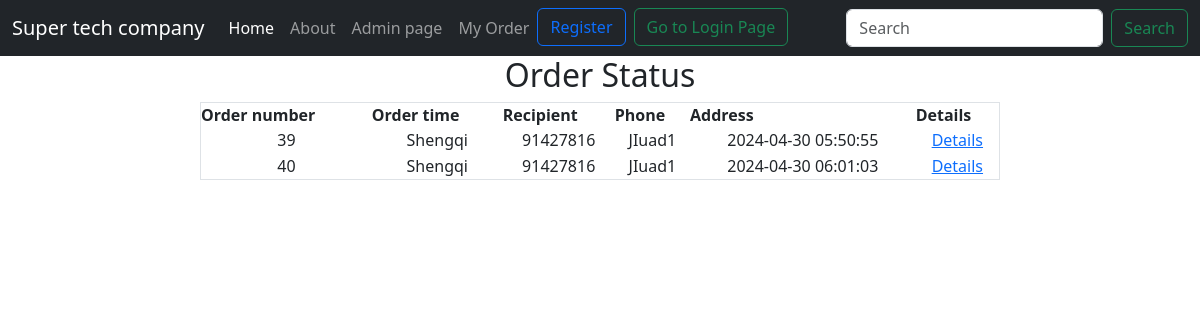
Screenshot of /per.php (signed in) with the database file from the repository.
### tables this page shows
CREATE TABLE `orders` (
  `orderid` int(10) NOT NULL,
  `username` varchar(50) DEFAULT NULL,
  `flag` tinyint(1) NOT NULL DEFAULT 0,
  `time` datetime DEFAULT NULL,
  `sname` varchar(100) DEFAULT NULL,
  `tel` varchar(100) DEFAULT NULL,
  `address` varchar(100) DEFAULT NULL
);

### per.php (the view, shortened to what this page needs)
    <?php include 'templates/navbar.php';
	require 'templates/server.php';
	?>
<center><h2>Order Status</h2>
	   <?php
$u_id=$_SESSION["uid"];
$sql="select * from orders where username = '$u_id' ";
$query=mysqli_query($conn,$sql);
?>
<div class="women-set1">
<center>
         <table width="800px" height="47" border="1" align="center" cellpadding="0" cellspacing="0" class="border">
          <tr>
           <th>Order number</th>
                    <th>Order time</th>
             <th>Recipient</th>
			 <th>Phone</th>
			 <th>Address</th>
                    <th>Details</th>
            </tr>
           <?php
  	while($rows=mysqli_fetch_assoc($query))
	{
	?>
          <tr>
           <td height="26" align="center" class="td_bg"><?php echo $rows["orderid"]?></td>
     <td height="26" align="center" class="td_bg"><?php echo $rows["sname"]?></td>
	  <td height="26" align="center" class="td_bg"><?php echo $rows["tel"]?></td>
	   <td height="26" align="center" class="td_bg"><?php echo $rows["address"]?></td>
    <td align="center" class="td_bg"><?php echo $rows["time"]?></td>
    <td align="center" class="td_bg"><a href="order_Detail.php?id=<?php echo $rows["orderid"]?>" class="trlink">Details</a></td>
  </tr>
	<?php
	}
  ?>
        </table>
       </div>
</body>
</html>

### rows the page displays
orders: orderid "39", sname "Shengqi", tel "91427816", address "JIuad1", time "2024-04-30 05:50:55"
orders: orderid "40", sname "Shengqi", tel "91427816", address "JIuad1", time "2024-04-30 06:01:03"
